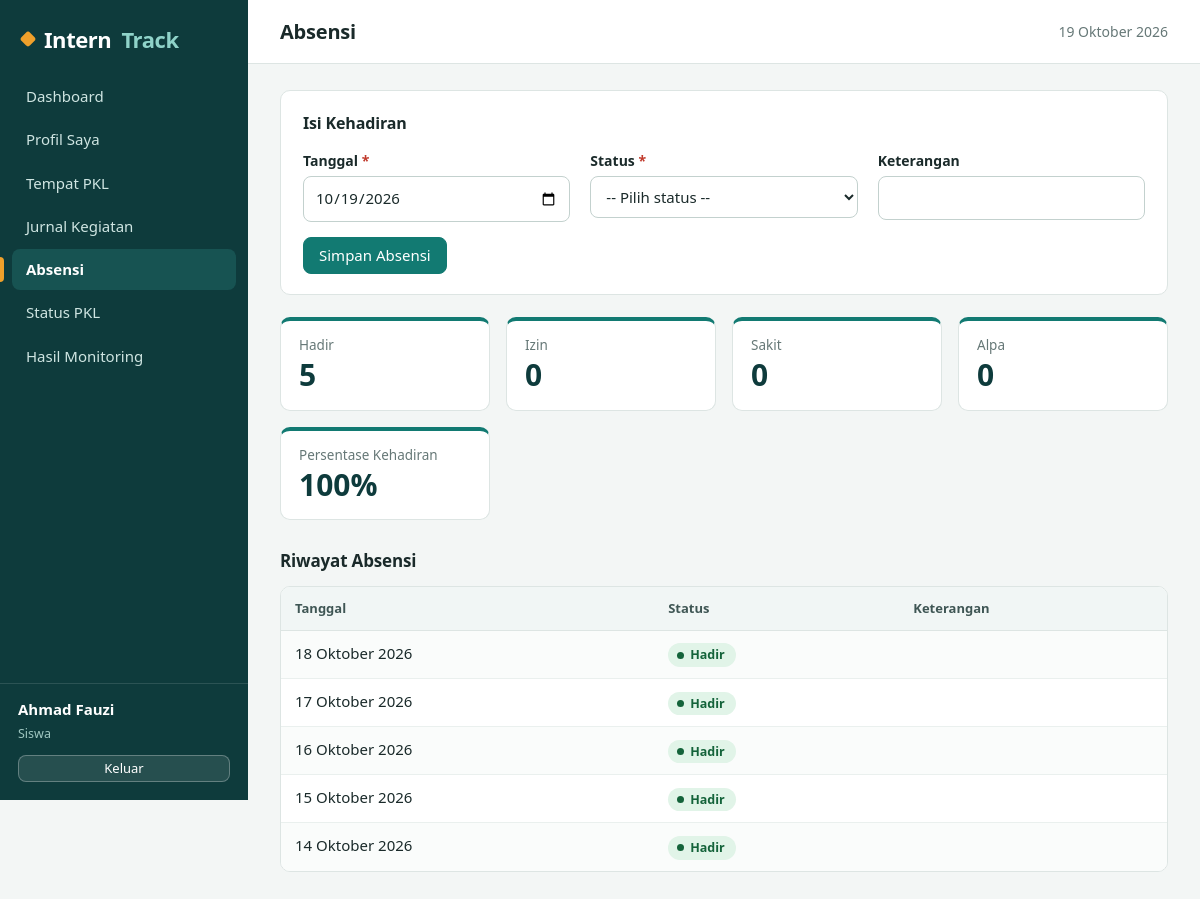
The page /siswa/absensi.php (signed in) on the database its author committed.
### tables this page shows
CREATE TABLE siswa (
  id_siswa INT AUTO_INCREMENT PRIMARY KEY,
  id_user  INT NOT NULL UNIQUE,
  nis      VARCHAR(20)  NOT NULL UNIQUE,
  nama     VARCHAR(100) NOT NULL,
  kelas    VARCHAR(20),
  jurusan  VARCHAR(60),
  no_hp    VARCHAR(20),
  alamat   VARCHAR(255),
  CONSTRAINT fk_siswa_user FOREIGN KEY (id_user) REFERENCES users(id_user) ON DELETE CASCADE
);

CREATE TABLE absensi (
  id_absensi    INT AUTO_INCREMENT PRIMARY KEY,
  id_penempatan INT NOT NULL,
  tanggal       DATE NOT NULL,
  status        ENUM('Hadir','Izin','Sakit','Alpa') NOT NULL,
  keterangan    VARCHAR(255),
  UNIQUE KEY uq_absen_hari (id_penempatan, tanggal),
  CONSTRAINT fk_absen_pen FOREIGN KEY (id_penempatan) REFERENCES penempatan(id_penempatan) ON DELETE CASCADE
);

### config/database.php (called while the page is built, shortened)
<?php
function db(): PDO
{
    static $pdo = null;
    if ($pdo === null) {
        try {
            $pdo = new PDO(
                'mysql:host=' . DB_HOST . ';dbname=' . DB_NAME . ';charset=utf8mb4',
                DB_USER,
                DB_PASS,
                [
                    PDO::ATTR_ERRMODE            => PDO::ERRMODE_EXCEPTION,
                    PDO::ATTR_DEFAULT_FETCH_MODE => PDO::FETCH_ASSOC,
                ]
            );
        } catch (PDOException $ex) {
            http_response_code(500);
            exit('Koneksi database gagal. Pastikan database "interntrack" sudah diimpor dan config/database.php benar.');
        }
    }
    return $pdo;
}

### siswa/absensi.php (the view, shortened to what this page needs)
<?php
require_once __DIR__ . '/../config/app.php';
$pdo = db();
$p = penempatan_saya();
$STATUS = ['Hadir', 'Izin', 'Sakit', 'Alpa'];
$in = ['tanggal' => date('Y-m-d'), 'status' => '', 'keterangan' => ''];
$judul = 'Absensi';
include __DIR__ . '/../includes/header.php';
$rk = rekap_kehadiran_semua('p.id_penempatan = ?', [$p['id_penempatan']])[0];
$st = $pdo->prepare('SELECT * FROM absensi WHERE id_penempatan = ? ORDER BY tanggal DESC');
$st->execute([$p['id_penempatan']]);
$rows = $st->fetchAll();
?>
<div class="card"><h3>Isi Kehadiran</h3>
<form method="post" data-validate novalidate>
    <div class="form-grid">
        <?= field('Tanggal', 'tanggal', $in['tanggal'], 'date', true) ?>
        <div class="fg"><label>Status <b class="req">*</b></label><select name="status" required><?= opsi_list($STATUS, $in['status'], '-- Pilih status --') ?></select></div>
        <?= field('Keterangan', 'keterangan', $in['keterangan']) ?>
    </div>
    <button class="btn btn-primary" type="submit">Simpan Absensi</button>
</form></div>
<div class="grid">
    <div class="stat"><small>Hadir</small><b><?= $rk['hadir'] ?></b></div><div class="stat"><small>Izin</small><b><?= $rk['izin'] ?></b></div>
    <div class="stat"><small>Sakit</small><b><?= $rk['sakit'] ?></b></div><div class="stat"><small>Alpa</small><b><?= $rk['alpa'] ?></b></div>
    <div class="stat"><small>Persentase Kehadiran</small><b><?= $rk['pct'] ?>%</b></div>
</div>
<h3>Riwayat Absensi</h3>
<div class="table-wrap"><table class="tbl">
    <tr><th>Tanggal</th><th>Status</th><th>Keterangan</th></tr>
    <?php foreach ($rows as $r): ?><tr><td><?= tgl_id($r['tanggal']) ?></td><td><?= badge($r['status']) ?></td><td><?= e($r['keterangan']) ?></td></tr>
    <?php endforeach; if (!$rows): ?><tr><td colspan="3" class="empty">Belum ada absensi.</td></tr><?php endif; ?>
</table></div>
<?php include __DIR__ . '/../includes/footer.php'; ?>

### includes/header.php (shortened to what this page needs)
<?php
$u    = user();
$role = $u['role'] ?? '';
if ($role === 'admin') {
    $menu = [
        ['Dashboard', 'admin/dashboard.php'],
        ['Data Siswa', 'admin/siswa.php'],
        ['Data Perusahaan', 'admin/perusahaan.php'],
        ['Data Pembimbing', 'admin/pembimbing.php'],
        ['Penempatan PKL', 'admin/penempatan.php'],
        ['Aktivitas Siswa', 'admin/jurnal.php'],
        ['Kehadiran', 'admin/absensi.php'],
        ['Monitoring', 'admin/monitoring.php'],
        ['Laporan'],
        ['Laporan Data Siswa', 'laporan/siswa.php'],
        ['Laporan Kehadiran', 'laporan/kehadiran.php'],
        ['Laporan Monitoring', 'laporan/monitoring.php'],
    ];
} else {
    $menu = [
        ['Dashboard', 'siswa/dashboard.php'],
        ['Profil Saya', 'siswa/profil.php'],
        ['Tempat PKL', 'siswa/tempat_pkl.php'],
        ['Jurnal Kegiatan', 'siswa/jurnal.php'],
        ['Absensi', 'siswa/absensi.php'],
        ['Status PKL', 'siswa/status.php'],
        ['Hasil Monitoring', 'siswa/monitoring.php'],
    ];
}
$self = str_replace('\\', '/', $_SERVER['SCRIPT_NAME']);
?><!DOCTYPE html>
<html lang="id">
<head>
<link rel="stylesheet" href="<?= url('assets/css/style.css') ?>">
</head>
<body>
<aside class="side">
    <div class="brand">Intern<span>Track</span></div>
    <nav>
    <?php foreach ($menu as $m): ?>
        <?php if (count($m) === 1): ?>
            <div class="nav-h"><?= e($m[0]) ?></div>
        <?php else: $on = substr($self, -strlen('/' . $m[1])) === '/' . $m[1]; ?>
            <a class="<?= $on ? 'on' : '' ?>" href="<?= url($m[1]) ?>"><?= e($m[0]) ?></a>
        <?php endif; ?>
    <?php endforeach; ?>
    </nav>
    <div class="side-foot">
        <b><?= e($u['nama'] ?? '') ?></b>
        <small><?= $role === 'admin' ? 'Admin / Pembimbing' : 'Siswa' ?></small>
        <a class="btn btn-sm btn-light" href="<?= url('auth/logout.php') ?>">Keluar</a>
    </div>
</aside>
<main>
    <header class="top"><h1><?= e($judul ?? '') ?></h1><span class="tgl"><?= tgl_id(date('Y-m-d')) ?></span></header>
    <section class="content">

### config/app.php (shortened to what this page needs)
<?php
require_once __DIR__ . '/database.php';
function e($v): string { return htmlspecialchars((string)$v, ENT_QUOTES, 'UTF-8'); }
function url(string $p = ''): string { return BASE_URL . '/' . ltrim($p, '/'); }
function user() { return $_SESSION['user'] ?? null; }
function siswa_login()
{
    $st = db()->prepare('SELECT * FROM siswa WHERE id_user = ?');
    $st->execute([user()['id_user']]);
    return $st->fetch() ?: null;
}
function penempatan_saya()
{
    $s = siswa_login();
    $st = db()->prepare(
        'SELECT p.*, pr.nama_perusahaan, pr.alamat AS alamat_perusahaan, pr.bidang, pr.kontak,
                pb.nama AS pembimbing, pb.nip, pb.no_hp AS hp_pembimbing
         FROM penempatan p
         JOIN perusahaan pr ON pr.id_perusahaan = p.id_perusahaan
         JOIN pembimbing pb ON pb.id_pembimbing = p.id_pembimbing
         WHERE p.id_siswa = ?'
    );
    $st->execute([$s['id_siswa']]);
    return $st->fetch() ?: null;
}
function kategori_kehadiran(float $pct, int $total = 1): string
{
    if ($pct >= 90) { return 'Sangat Baik'; }
    return 'Perlu Pembinaan';
}
function rekap_kehadiran_semua(string $where = '1=1', array $params = []): array
{
    $sql = "SELECT p.id_penempatan, s.id_siswa, s.nis, s.nama, s.kelas, s.jurusan,
                   pr.nama_perusahaan, pb.nama AS pembimbing, p.status,
                   COUNT(a.id_absensi) AS total,
                   COALESCE(SUM(a.status = 'Hadir'), 0) AS hadir,
                   COALESCE(SUM(a.status = 'Izin'), 0)  AS izin,
                   COALESCE(SUM(a.status = 'Sakit'), 0) AS sakit,
                   COALESCE(SUM(a.status = 'Alpa'), 0)  AS alpa
            FROM penempatan p
            JOIN siswa s       ON s.id_siswa = p.id_siswa
            JOIN perusahaan pr ON pr.id_perusahaan = p.id_perusahaan
            JOIN pembimbing pb ON pb.id_pembimbing = p.id_pembimbing
            LEFT JOIN absensi a ON a.id_penempatan = p.id_penempatan
            WHERE $where
            GROUP BY p.id_penempatan, s.id_siswa, s.nis, s.nama, s.kelas, s.jurusan,
                     pr.nama_perusahaan, pb.nama, p.status
            ORDER BY s.nama";
    $st = db()->prepare($sql);
    $st->execute($params);
    $rows = $st->fetchAll();
    foreach ($rows as &$r) {
        $r['pct'] = $r['total'] > 0 ? round($r['hadir'] / $r['total'] * 100, 1) : 0;
    }
    return $rows;
}
function tgl_id(?string $d): string
{
    $bln = ['', 'Januari', 'Februari', 'Maret', 'April', 'Mei', 'Juni', 'Juli', 'Agustus', 'September', 'Oktober', 'November', 'Desember'];
    $t = strtotime($d);
    return date('j', $t) . ' ' . $bln[(int)date('n', $t)] . ' ' . date('Y', $t);
}
function badge(string $teks): string
{
    $map = [
        'Sangat Baik' => 'ok', 'Baik' => 'info', 'Perlu Perhatian' => 'warn', 'Perlu Pembinaan' => 'bad',
        'Aktif' => 'ok', 'Selesai' => 'info', 'Belum Mulai' => 'muted', 'Belum Ada Data' => 'muted',
        'Hadir' => 'ok', 'Izin' => 'info', 'Sakit' => 'warn', 'Alpa' => 'bad',
    ];
    return '<span class="badge b-' . ($map[$teks] ?? 'muted') . '">' . e($teks) . '</span>';
}
function field(string $label, string $name, $val = '', string $type = 'text', bool $req = false, string $extra = ''): string
{
    $r = $req ? 'required' : '';
    $in = $type === 'textarea'
        ? '<textarea id="' . e($name) . '" name="' . e($name) . '" rows="3" ' . $r . ' ' . $extra . '>' . e($val) . '</textarea>'
        : '<input id="' . e($name) . '" type="' . e($type) . '" name="' . e($name) . '" value="' . e($val) . '" ' . $r . ' ' . $extra . '>';
    return '<div class="fg"><label for="' . e($name) . '">' . e($label) . ($req ? ' <b class="req">*</b>' : '') . '</label>' . $in . '</div>';
}
function opsi_list(array $vals, $sel = null, ?string $kosong = null): string
{
    $h = $kosong !== null ? '<option value="">' . e($kosong) . '</option>' : '';
    foreach ($vals as $v) {
        $h .= '<option value="' . e($v) . '"' . ((string)$v === (string)$sel ? ' selected' : '') . '>' . e($v) . '</option>';
    }
    return $h;
}

### rows shown on the page
siswa: nama "Ahmad Fauzi"
absensi: tanggal "18 Oktober 2026", status "Hadir"
absensi: tanggal "17 Oktober 2026", status "Hadir"
absensi: tanggal "16 Oktober 2026", status "Hadir"
absensi: tanggal "15 Oktober 2026", status "Hadir"
absensi: tanggal "14 Oktober 2026", status "Hadir"

### other values the page prints
$m[0] "Dashboard"
$m[0] "Profil Saya"
$m[0] "Tempat PKL"
$m[0] "Jurnal Kegiatan"
$m[0] "Absensi"
$m[0] "Status PKL"
$m[0] "Hasil Monitoring"
$judul "Absensi"
$label "Tanggal Keterangan"
$rk['hadir'] "5"
$rk['izin'] "0"
$rk['sakit'] "0"
$rk['alpa'] "0"
$rk['pct'] "100"
form field status "-- Pilih status --"
